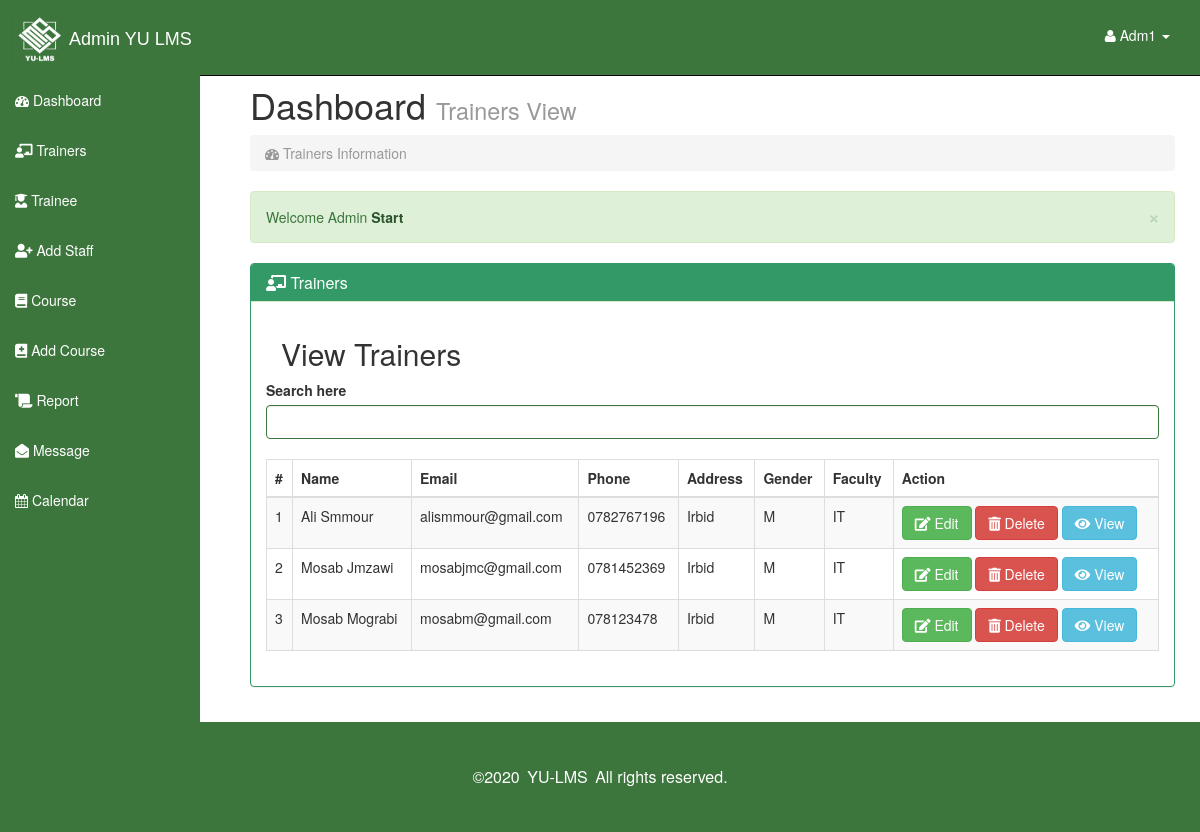
The page /admin/Trainers.php (signed in) on the database its author committed.
### tables this page shows
CREATE TABLE `staff_table` (
  `staff_id` int(10) NOT NULL,
  `staff_name` varchar(50) NOT NULL,
  `staff_email` varchar(50) NOT NULL,
  `staff_password` varchar(50) NOT NULL,
  `staff_address` varchar(10) NOT NULL,
  `staff_gender` char(1) NOT NULL,
  `staff_phone_num` varchar(10) NOT NULL,
  `f_id` int(10) NOT NULL
);

CREATE TABLE `faculty_table` (
  `f_id` int(10) NOT NULL,
  `bld_name` varchar(20) NOT NULL
);

### admin/Trainers.php (the view, shortened to what this page needs)
<?php session_start();
include"connect.php";?>
<?php
function staff_info($conn)
{
$table='';
$records="SELECT staff_id,staff_name,staff_email,staff_address,staff_phone_num,staff_gender,fac.f_id,bld_name
FROM staff_table stf ,faculty_table fac
WHERE fac.f_id = stf.f_id and stf.staff_id  in (SELECT staff_id FROM course_table)ORDER BY staff_name asc";
$result = mysqli_query($conn,$records);
$c = 1;
if(mysqli_num_rows($result)>0)
{
while($row=mysqli_fetch_assoc($result))
{
  $s_id=$row['staff_id'];
  $table.="<tr>";
  $table.= "<td>".$c." </td>";
  $table.= "<td>".$row['staff_name']." </td>";
  $table.= "<td>".$row['staff_email']." </td>";
  $table.= "<td>".$row['staff_phone_num']." </td>";
  $table.= "<td>".$row['staff_address']." </td>";
  $table.= "<td>".$row['staff_gender']." </td>";
  $table.= "<td>".$row['bld_name']." </td>";
  $table.= "<td>
          <button name='edit' id='$s_id' class='btn btn-success edit_data_btn'><i class='fas fa-edit'></i>
         Edit
        </button>
         <a  class='btn btn-danger' name='btnDelete' href='deletestaff.php?s_id=$s_id'>
         <i class='fas fa-trash-alt'></i>
         Delete
        </a>
        <button name='view' id='$s_id' class='btn btn-info view_data_btn'><i class='fas fa-eye'></i>
         View
        </button>
                  </td>
                 </tr>";
                 $c++;
}}
return $table;
}
?>
<!DOCTYPE html>
<html lang="en">
  <head>
<link rel='stylesheet' href='https://use.fontawesome.com/releases/v5.7.0/css/all.css'>
    <link href="css/bootstrap.css" rel="stylesheet">
    <link href="css/sb-admin.css" rel="stylesheet">
    <link rel="stylesheet" href="font-awesome/css/font-awesome.min.css">
    <link rel="stylesheet" href="http://cdn.oesmith.co.uk/morris-0.4.3.min.css">
    <link rel="stylesheet" type="text/css" href="https://cdnjs.cloudflare.com/ajax/libs/sweetalert/1.1.0/sweetalert.min.css">
  </head>
  <body>
             <?php include 'sidNav.php';?>
      <div id="page-wrapper">
        <div class="row">
          <div class="col-lg-12">
            <h1>Dashboard <small>Trainers View</small></h1>
            <ol class="breadcrumb">
              <li class="active"><i class="fa fa-dashboard"></i>  Trainers Information </li>
            </ol>
            <div class="alert alert-success alert-dismissable">
              <button type="button" class="close" data-dismiss="alert" aria-hidden="true">&times;</button>
              Welcome Admin  <a class="alert-link" href="#">Start </a>
            </div>
          </div>
        </div>
        <div class="row">
          <div class="col-lg-12">
            <div class="panel panel-success">
              <div class="panel-heading">
                <h3 class="panel-title"><i class="fas fa-chalkboard-teacher"></i> Trainers </h3>
              </div>
              <div class="panel-body">
          <div class="col-lg-12">
            <h2>View Trainers </h2>
            </div>
            <div class="table-responsive">
              <div class="form-group has-success"> <label for="exampleInputEmail1">Search here </label> <input id="searchdata" type="text" name="searchdata" class="form-control " autocomplete="off" autofocus="autofocus">
                <br>
              <table class="table table-bordered table-hover table-striped tablesorter">
                <thead>
                  <tr>
                    <th>#</th>
                    <th>Name</th>
                    <th>Email</th>
                    <th>Phone</th>
                    <th>Address</th>
                    <th>Gender</th>
                    <th>Faculty</th>
                    <th>Action</th>
                  </tr>
                </thead>
                <tbody id="table"> <?php echo staff_info($conn); ?> </tbody>
              </table>
            </div>
          </div>
        </div>
    </div>
</div>
</div>
</div>
      </div>
<?php include "footers.php"; ?>
  </body>
</html>

### admin/css/sb-admin.css (style rules this page uses)
body { margin-top: 50px; }
#page-wrapper { width: 100%; padding: 5px 15px; }
table.tablesorter thead { cursor: pointer; }
@media (min-width:768px) { #page-wrapper { padding: 15px 25px; } }

### rows shown on the page
staff_table: staff_name "Ali Smmour", staff_email "alismmour@gmail.com", staff_phone_num "0782767196", staff_address "Irbid", staff_gender "M", f.bld_name "IT"
staff_table: staff_name "Mosab Jmzawi", staff_email "mosabjmc@gmail.com", staff_phone_num "0781452369", staff_address "Irbid", staff_gender "M", f.bld_name "IT"
staff_table: staff_name "Mosab Mograbi", staff_email "mosabm@gmail.com", staff_phone_num "078123478", staff_address "Irbid", staff_gender "M", f.bld_name "IT"

### other values the page prints
$_SESSION['txtuser'] "Adm1"
